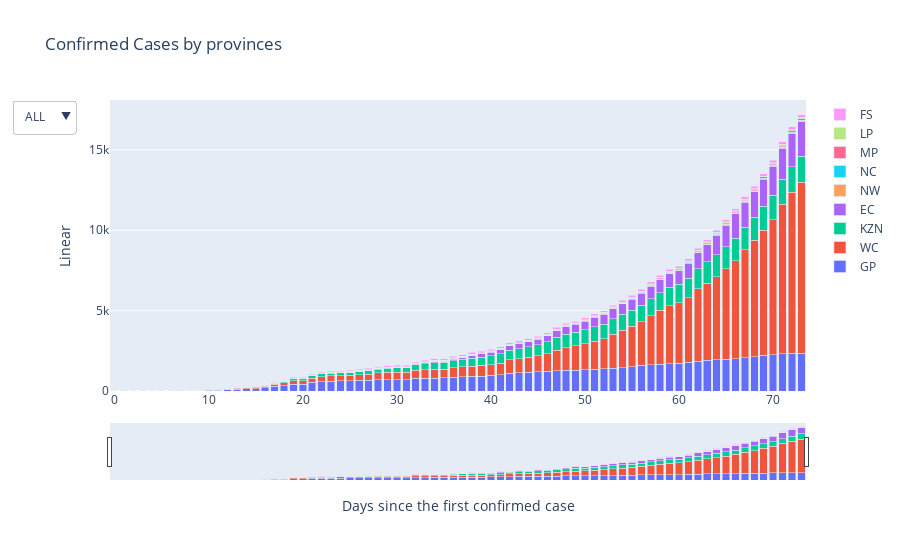

Write notebook code for a chart like this one.
### Code cell
fig_prov_stacked = go.Figure(data=[
    go.Bar( name='GP',x=df_day.index, y=df_day.GP),
    go.Bar( name='WC',x=df_day.index, y=df_day.WC),
    go.Bar( name='KZN',x=df_day.index, y=df_day.KZN),
    go.Bar( name='EC',x=df_day.index, y=df_day.EC),
    go.Bar( name='NW',x=df_day.index, y=df_day.NW),
    go.Bar( name='NC',x=df_day.index, y=df_day.NC),
    go.Bar( name='MP',x=df_day.index, y=df_day.MP),
    go.Bar( name='LP',x=df_day.index, y=df_day.LP),
    go.Bar( name='FS',x=df_day.index, y=df_day.FS),
])
fig_prov_stacked.update_layout(
    updatemenus=[
        dict(
            active=0,
            buttons=list([
                dict(label="ALL",
                     method="update",
                     args=[{"visible": [True,True,True,True,True,True,True,True,True,]},
                           {"title": "Cumulative Confirmed Cases: Eastern Cape",
                            }]),
                dict(label="GP",
                     method="update",
                     args=[{"visible":  [True, False, False,False, False, False,False, False, False]},
                           {"title": "Cumulative Confirmed Cases: Eastern Cape",
                            }]),
                dict(label="WC",
                     method="update",
                     args=[{"visible": [False,True,False,False,False,False,False,False,False]},
                           {"title": "Cumulative Confirmed Cases: Western Cape",
                          }]),
                dict(label="KZN",
                     method="update",
                     args=[{"visible": [False,False,True,False,False,False,False,False,False]},
                           {"title": "Cumulative Confirmed Cases: Free State",
                          }]),
                dict(label="EC",
                     method="update",
                     args=[{"visible": [False,False,False,True,False,False,False,False,False]},
                           {"title": "Cumulative Confirmed Cases: Gauteng",
                          }]),
                dict(label="NW",
                     method="update",
                     args=[{"visible": [False,False,False,False,True, False,False, False, False]},
                           {"title": "Cumulative Confirmed Cases: Kwa Zulu Natal",
                          }]),
                dict(label="NC",
                     method="update",
                     args=[{"visible": [False,False,False,False,False,True,False, False, False]},
                           {"title": "Cumulative Confirmed Cases: North West",
                          }]),
                dict(label="MP",
                     method="update",
                     args=[{"visible": [ False,False,False,False, False,False, True, False, False]},
                           {"title": "Cumulative Confirmed Cases: Limpopo",
                          }]),
                dict(label="LP",
                     method="update",
                     args=[{"visible": [ False,False,False,False, False,False,False,True,   False]},
                           {"title": "Cumulative Confirmed Cases: Mpumalanga",
                          }]),
                 dict(label="FS",
                     method="update",
                     args=[{"visible": [ False,False,False,False, False,False,False, False,True]},
                           {"title": "Cumulative Confirmed Cases: Unlocated",
                          }]),
            ]),
        )
    ])
# Change the bar mode
fig_prov_stacked.update_layout(barmode='stack',xaxis=dict(
    rangeslider=dict(
        visible = True)))
fig_prov_stacked.update_layout( title_text="Confirmed Cases by provinces",
                 xaxis_title="Days since the first confirmed case",
                  yaxis_title="Linear")
                            
fig_prov_stacked.show()

### Figure 1 — Plotly figure (JSON) as saved in the notebook; plotly's stock layout.template omitted (floating-point values rounded to 4 significant figures)
{"data": [{"name": "GP", "type": "bar", "x": [0, 1, 2, 3, 4, 5, 6, 7, 8, 9, 10, 11, 12, 13, 14, 15, 16, 17, 18, 19, 20, 21, 22, 23, 24, 25, 26, 27, 28, 29, 30, 31, 32, 33, 34, 35, 36, 37, 38, 39, 40, 41, 42, 43, 44, 45, 46, 47, 48, 49, 50, 51, 52, 53, 54, 55, 56, 57, 58, 59, 60, 61, 62, 63, 64, 65, 66, 67, 68, 69, 70, 71, 72, 73], "y": [0, 1, 1, 1, 5, 6, 10, 17, 24, 31, 45, 61, 76, 109, 125, 132, 207, 302, 319, 409, 409, 533, 584, 618, 633, 645, 663, 672, 693, 704, 713, 713, 782, 795, 801, 813, 865, 890, 909, 930, 969, 1018, 1101, 1148, 1170, 1199, 1224, 1252, 1281, 1304, 1331, 1353, 1377, 1408, 1446, 1507, 1598, 1624, 1651, 1697, 1720, 1804, 1851, 1910, 1952, 1971, 2014, 2074, 2135, 2210, 2262, 2329, 2343, 2361]}, {"name": "WC", "type": "bar", "x": [0, 1, 2, 3, 4, 5, 6, 7, 8, 9, 10, 11, 12, 13, 14, 15, 16, 17, 18, 19, 20, 21, 22, 23, 24, 25, 26, 27, 28, 29, 30, 31, 32, 33, 34, 35, 36, 37, 38, 39, 40, 41, 42, 43, 44, 45, 46, 47, 48, 49, 50, 51, 52, 53, 54, 55, 56, 57, 58, 59, 60, 61, 62, 63, 64, 65, 66, 67, 68, 69, 70, 71, 72, 73], "y": [0, 0, 0, 0, 1, 1, 3, 9, 14, 16, 21, 31, 46, 57, 75, 89, 100, 113, 183, 229, 229, 271, 310, 324, 325, 326, 353, 374, 433, 454, 462, 462, 495, 515, 541, 546, 587, 617, 643, 657, 675, 717, 836, 868, 940, 1010, 1079, 1279, 1413, 1514, 1608, 1737, 1870, 2135, 2342, 2507, 2700, 3044, 3362, 3609, 3760, 3994, 4497, 4809, 5168, 5621, 6105, 6713, 7235, 7798, 8404, 9294, 10035, 10639]}, {"name": "KZN", "type": "bar", "x": [0, 1, 2, 3, 4, 5, 6, 7, 8, 9, 10, 11, 12, 13, 14, 15, 16, 17, 18, 19, 20, 21, 22, 23, 24, 25, 26, 27, 28, 29, 30, 31, 32, 33, 34, 35, 36, 37, 38, 39, 40, 41, 42, 43, 44, 45, 46, 47, 48, 49, 50, 51, 52, 53, 54, 55, 56, 57, 58, 59, 60, 61, 62, 63, 64, 65, 66, 67, 68, 69, 70, 71, 72, 73], "y": [1, 1, 2, 6, 7, 8, 10, 11, 12, 12, 16, 19, 22, 23, 26, 35, 60, 80, 91, 134, 134, 156, 167, 171, 179, 186, 206, 215, 232, 246, 257, 257, 354, 387, 412, 418, 443, 465, 489, 519, 539, 591, 604, 617, 639, 671, 758, 807, 841, 841, 863, 902, 919, 956, 980, 1006, 1051, 1076, 1106, 1142, 1149, 1204, 1253, 1308, 1353, 1372, 1394, 1413, 1444, 1482, 1498, 1543, 1567, 1616]}, {"name": "EC", "type": "bar", "x": [0, 1, 2, 3, 4, 5, 6, 7, 8, 9, 10, 11, 12, 13, 14, 15, 16, 17, 18, 19, 20, 21, 22, 23, 24, 25, 26, 27, 28, 29, 30, 31, 32, 33, 34, 35, 36, 37, 38, 39, 40, 41, 42, 43, 44, 45, 46, 47, 48, 49, 50, 51, 52, 53, 54, 55, 56, 57, 58, 59, 60, 61, 62, 63, 64, 65, 66, 67, 68, 69, 70, 71, 72, 73], "y": [0, 0, 0, 0, 0, 0, 0, 0, 0, 0, 0, 0, 0, 0, 1, 2, 2, 2, 2, 5, 5, 10, 12, 12, 12, 15, 17, 21, 25, 31, 32, 32, 45, 61, 68, 69, 88, 104, 174, 199, 220, 246, 270, 293, 310, 345, 377, 417, 480, 488, 535, 588, 616, 630, 647, 691, 732, 774, 814, 838, 849, 929, 989, 1078, 1218, 1356, 1504, 1534, 1569, 1662, 1812, 1936, 2052, 2135]}, {"name": "NW", "type": "bar", "x": [0, 1, 2, 3, 4, 5, 6, 7, 8, 9, 10, 11, 12, 13, 14, 15, 16, 17, 18, 19, 20, 21, 22, 23, 24, 25, 26, 27, 28, 29, 30, 31, 32, 33, 34, 35, 36, 37, 38, 39, 40, 41, 42, 43, 44, 45, 46, 47, 48, 49, 50, 51, 52, 53, 54, 55, 56, 57, 58, 59, 60, 61, 62, 63, 64, 65, 66, 67, 68, 69, 70, 71, 72, 73], "y": [0, 0, 0, 0, 0, 0, 0, 0, 0, 0, 0, 0, 0, 0, 0, 0, 4, 5, 5, 5, 5, 6, 6, 8, 8, 9, 9, 9, 11, 11, 11, 11, 15, 15, 18, 19, 19, 22, 22, 23, 24, 24, 24, 24, 25, 24, 24, 25, 25, 28, 28, 31, 29, 29, 31, 35, 35, 36, 35, 35, 37, 40, 42, 41, 45, 50, 51, 52, 58, 63, 64, 70, 72, 72]}, {"name": "NC", "type": "bar", "x": [0, 1, 2, 3, 4, 5, 6, 7, 8, 9, 10, 11, 12, 13, 14, 15, 16, 17, 18, 19, 20, 21, 22, 23, 24, 25, 26, 27, 28, 29, 30, 31, 32, 33, 34, 35, 36, 37, 38, 39, 40, 41, 42, 43, 44, 45, 46, 47, 48, 49, 50, 51, 52, 53, 54, 55, 56, 57, 58, 59, 60, 61, 62, 63, 64, 65, 66, 67, 68, 69, 70, 71, 72, 73], "y": [0, 0, 0, 0, 0, 0, 0, 0, 0, 0, 0, 0, 0, 0, 0, 0, 2, 2, 2, 2, 2, 5, 6, 3, 6, 7, 7, 7, 7, 8, 8, 8, 13, 15, 15, 16, 16, 16, 16, 16, 16, 16, 16, 16, 18, 16, 16, 16, 16, 16, 17, 17, 17, 17, 17, 18, 23, 24, 25, 26, 26, 27, 27, 28, 29, 30, 30, 30, 31, 34, 35, 37, 37, 37]}, {"name": "MP", "type": "bar", "x": [0, 1, 2, 3, 4, 5, 6, 7, 8, 9, 10, 11, 12, 13, 14, 15, 16, 17, 18, 19, 20, 21, 22, 23, 24, 25, 26, 27, 28, 29, 30, 31, 32, 33, 34, 35, 36, 37, 38, 39, 40, 41, 42, 43, 44, 45, 46, 47, 48, 49, 50, 51, 52, 53, 54, 55, 56, 57, 58, 59, 60, 61, 62, 63, 64, 65, 66, 67, 68, 69, 70, 71, 72, 73], "y": [0, 0, 0, 0, 0, 1, 1, 1, 1, 2, 2, 4, 5, 5, 5, 5, 9, 9, 8, 9, 9, 10, 11, 11, 12, 12, 13, 13, 18, 18, 18, 18, 21, 20, 20, 20, 21, 22, 22, 22, 22, 23, 25, 23, 23, 24, 23, 23, 24, 23, 23, 26, 26, 31, 36, 35, 40, 46, 53, 57, 57, 59, 60, 61, 61, 63, 63, 66, 67, 67, 68, 71, 76, 78]}, {"name": "LP", "type": "bar", "x": [0, 1, 2, 3, 4, 5, 6, 7, 8, 9, 10, 11, 12, 13, 14, 15, 16, 17, 18, 19, 20, 21, 22, 23, 24, 25, 26, 27, 28, 29, 30, 31, 32, 33, 34, 35, 36, 37, 38, 39, 40, 41, 42, 43, 44, 45, 46, 47, 48, 49, 50, 51, 52, 53, 54, 55, 56, 57, 58, 59, 60, 61, 62, 63, 64, 65, 66, 67, 68, 69, 70, 71, 72, 73], "y": [0, 0, 0, 0, 0, 0, 0, 0, 0, 1, 1, 1, 1, 1, 1, 2, 4, 4, 4, 6, 6, 11, 12, 11, 14, 14, 16, 16, 18, 19, 19, 19, 21, 22, 24, 23, 23, 23, 24, 25, 26, 26, 26, 27, 27, 27, 27, 27, 29, 30, 31, 31, 31, 31, 32, 34, 36, 37, 39, 40, 40, 41, 43, 51, 54, 54, 54, 54, 55, 57, 59, 77, 88, 94]}, {"name": "FS", "type": "bar", "x": [0, 1, 2, 3, 4, 5, 6, 7, 8, 9, 10, 11, 12, 13, 14, 15, 16, 17, 18, 19, 20, 21, 22, 23, 24, 25, 26, 27, 28, 29, 30, 31, 32, 33, 34, 35, 36, 37, 38, 39, 40, 41, 42, 43, 44, 45, 46, 47, 48, 49, 50, 51, 52, 53, 54, 55, 56, 57, 58, 59, 60, 61, 62, 63, 64, 65, 66, 67, 68, 69, 70, 71, 72, 73], "y": [0, 0, 0, 0, 0, 0, 0, 0, 0, 0, 0, 0, 0, 7, 7, 9, 13, 18, 30, 49, 49, 68, 72, 72, 74, 76, 84, 84, 85, 87, 89, 89, 88, 93, 94, 94, 96, 96, 98, 97, 98, 100, 100, 100, 105, 106, 106, 106, 111, 111, 110, 111, 113, 113, 116, 118, 121, 122, 125, 128, 130, 134, 133, 134, 135, 135, 135, 138, 145, 151, 153, 158, 163, 168]}], "layout": {"barmode": "stack", "title": {"text": "Confirmed Cases by provinces"}, "updatemenus": [{"active": 0, "buttons": [{"args": [{"visible": [true, true, true, true, true, true, true, true, true]}, {"title": "Cumulative Confirmed Cases: Eastern Cape"}], "label": "ALL", "method": "update"}, {"args": [{"visible": [true, false, false, false, false, false, false, false, false]}, {"title": "Cumulative Confirmed Cases: Eastern Cape"}], "label": "GP", "method": "update"}, {"args": [{"visible": [false, true, false, false, false, false, false, false, false]}, {"title": "Cumulative Confirmed Cases: Western Cape"}], "label": "WC", "method": "update"}, {"args": [{"visible": [false, false, true, false, false, false, false, false, false]}, {"title": "Cumulative Confirmed Cases: Free State"}], "label": "KZN", "method": "update"}, {"args": [{"visible": [false, false, false, true, false, false, false, false, false]}, {"title": "Cumulative Confirmed Cases: Gauteng"}], "label": "EC", "method": "update"}, {"args": [{"visible": [false, false, false, false, true, false, false, false, false]}, {"title": "Cumulative Confirmed Cases: Kwa Zulu Natal"}], "label": "NW", "method": "update"}, {"args": [{"visible": [false, false, false, false, false, true, false, false, false]}, {"title": "Cumulative Confirmed Cases: North West"}], "label": "NC", "method": "update"}, {"args": [{"visible": [false, false, false, false, false, false, true, false, false]}, {"title": "Cumulative Confirmed Cases: Limpopo"}], "label": "MP", "method": "update"}, {"args": [{"visible": [false, false, false, false, false, false, false, true, false]}, {"title": "Cumulative Confirmed Cases: Mpumalanga"}], "label": "LP", "method": "update"}, {"args": [{"visible": [false, false, false, false, false, false, false, false, true]}, {"title": "Cumulative Confirmed Cases: Unlocated"}], "label": "FS", "method": "update"}]}], "xaxis": {"rangeslider": {"visible": true}, "title": {"text": "Days since the first confirmed case"}}, "yaxis": {"title": {"text": "Linear"}}}}
